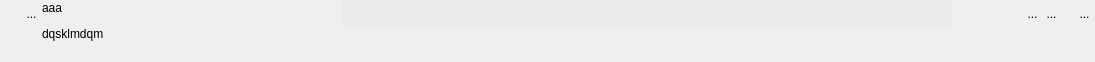
<?xml version="1.0" encoding="UTF-8"?>
<ui version="4.0">
 <class>WidgetSimpFichier</class>
 <widget class="QWidget" name="WidgetSimpFichier">
  <property name="geometry">
   <rect>
    <x>0</x>
    <y>0</y>
    <width>1095</width>
    <height>62</height>
   </rect>
  </property>
  <property name="sizePolicy">
   <sizepolicy hsizetype="Preferred" vsizetype="Minimum">
    <horstretch>0</horstretch>
    <verstretch>0</verstretch>
   </sizepolicy>
  </property>
  <property name="minimumSize">
   <size>
    <width>0</width>
    <height>0</height>
   </size>
  </property>
  <property name="windowTitle">
   <string>Form</string>
  </property>
  <layout class="QHBoxLayout" name="horizontalLayout_4">
   <property name="spacing">
    <number>0</number>
   </property>
   <property name="leftMargin">
    <number>0</number>
   </property>
   <property name="topMargin">
    <number>1</number>
   </property>
   <property name="rightMargin">
    <number>0</number>
   </property>
   <property name="bottomMargin">
    <number>1</number>
   </property>
   <item>
    <layout class="QVBoxLayout" name="verticalLayout">
     <item>
      <layout class="QHBoxLayout" name="horizontalLayout">
       <property name="spacing">
        <number>0</number>
       </property>
       <item>
        <spacer name="horizontalSpacer_3">
         <property name="orientation">
          <enum>Qt::Horizontal</enum>
         </property>
         <property name="sizeType">
          <enum>QSizePolicy::Fixed</enum>
         </property>
         <property name="sizeHint" stdset="0">
          <size>
           <width>21</width>
           <height>20</height>
          </size>
         </property>
        </spacer>
       </item>
       <item>
        <widget class="MonBoutonValide" name="RBValide">
         <property name="minimumSize">
          <size>
           <width>21</width>
           <height>25</height>
          </size>
         </property>
         <property name="maximumSize">
          <size>
           <width>21</width>
           <height>25</height>
          </size>
         </property>
         <property name="toolTip">
          <string>Affiche le rapport de validité du mot-clef</string>
         </property>
         <property name="styleSheet">
          <string notr="true">border : 0px</string>
         </property>
         <property name="text">
          <string>...</string>
         </property>
         <property name="icon">
          <iconset>
           <normaloff>../Editeur/icons/ast-green-ball.png</normaloff>../Editeur/icons/ast-green-ball.png</iconset>
         </property>
         <property name="iconSize">
          <size>
           <width>25</width>
           <height>25</height>
          </size>
         </property>
        </widget>
       </item>
      </layout>
     </item>
     <item>
      <spacer name="verticalSpacer">
       <property name="orientation">
        <enum>Qt::Vertical</enum>
       </property>
       <property name="sizeHint" stdset="0">
        <size>
         <width>20</width>
         <height>5</height>
        </size>
       </property>
      </spacer>
     </item>
    </layout>
   </item>
   <item>
    <widget class="MonLabelClic" name="label">
     <property name="sizePolicy">
      <sizepolicy hsizetype="Fixed" vsizetype="Preferred">
       <horstretch>0</horstretch>
       <verstretch>0</verstretch>
      </sizepolicy>
     </property>
     <property name="minimumSize">
      <size>
       <width>300</width>
       <height>25</height>
      </size>
     </property>
     <property name="maximumSize">
      <size>
       <width>178</width>
       <height>16777215</height>
      </size>
     </property>
     <property name="frameShape">
      <enum>QFrame::NoFrame</enum>
     </property>
     <property name="text">
      <string>&lt;html&gt;&lt;head/&gt;&lt;body&gt;&lt;p&gt;aaa&lt;/p&gt;&lt;p&gt;dqsklmdqm&lt;/p&gt;&lt;/body&gt;&lt;/html&gt;</string>
     </property>
     <property name="scaledContents">
      <bool>false</bool>
     </property>
     <property name="alignment">
      <set>Qt::AlignLeading|Qt::AlignLeft|Qt::AlignTop</set>
     </property>
    </widget>
   </item>
   <item>
    <layout class="QVBoxLayout" name="verticalLayout_2">
     <item>
      <layout class="QHBoxLayout" name="horizontalLayout_3">
       <item>
        <widget class="QLineEdit" name="lineEditVal">
         <property name="sizePolicy">
          <sizepolicy hsizetype="Preferred" vsizetype="Fixed">
           <horstretch>1</horstretch>
           <verstretch>0</verstretch>
          </sizepolicy>
         </property>
         <property name="minimumSize">
          <size>
           <width>0</width>
           <height>25</height>
          </size>
         </property>
         <property name="maximumSize">
          <size>
           <width>805</width>
           <height>16777215</height>
          </size>
         </property>
         <property name="styleSheet">
          <string notr="true">background:rgb(235,235,235);
border:0px;</string>
         </property>
        </widget>
       </item>
       <item>
        <spacer name="horizontalSpacer_2">
         <property name="orientation">
          <enum>Qt::Horizontal</enum>
         </property>
         <property name="sizeType">
          <enum>QSizePolicy::MinimumExpanding</enum>
         </property>
         <property name="sizeHint" stdset="0">
          <size>
           <width>71</width>
           <height>20</height>
          </size>
         </property>
        </spacer>
       </item>
       <item>
        <layout class="QHBoxLayout" name="horizontalLayout_2">
         <property name="spacing">
          <number>0</number>
         </property>
         <property name="sizeConstraint">
          <enum>QLayout::SetFixedSize</enum>
         </property>
         <item>
          <widget class="QToolButton" name="BFichier">
           <property name="sizePolicy">
            <sizepolicy hsizetype="Fixed" vsizetype="Fixed">
             <horstretch>0</horstretch>
             <verstretch>0</verstretch>
            </sizepolicy>
           </property>
           <property name="maximumSize">
            <size>
             <width>25</width>
             <height>25</height>
            </size>
           </property>
           <property name="toolTip">
            <string>affiche l'explorateur de fichier</string>
           </property>
           <property name="styleSheet">
            <string notr="true">border : 0px</string>
           </property>
           <property name="text">
            <string>...</string>
           </property>
           <property name="icon">
            <iconset theme="system-file-manager">
             <normaloff/>
            </iconset>
           </property>
           <property name="iconSize">
            <size>
             <width>25</width>
             <height>25</height>
            </size>
           </property>
          </widget>
         </item>
         <item>
          <widget class="QToolButton" name="BVisuFichier">
           <property name="maximumSize">
            <size>
             <width>25</width>
             <height>25</height>
            </size>
           </property>
           <property name="toolTip">
            <string>ouvre le fichier choisi</string>
           </property>
           <property name="styleSheet">
            <string notr="true">border:0px</string>
           </property>
           <property name="text">
            <string>...</string>
           </property>
           <property name="icon">
            <iconset>
             <normaloff>../Editeur/icons/visuFichier.png</normaloff>../Editeur/icons/visuFichier.png</iconset>
           </property>
           <property name="iconSize">
            <size>
             <width>25</width>
             <height>25</height>
            </size>
           </property>
          </widget>
         </item>
         <item>
          <spacer name="horizontalSpacer_4">
           <property name="orientation">
            <enum>Qt::Horizontal</enum>
           </property>
           <property name="sizeType">
            <enum>QSizePolicy::Fixed</enum>
           </property>
           <property name="sizeHint" stdset="0">
            <size>
             <width>13</width>
             <height>20</height>
            </size>
           </property>
          </spacer>
         </item>
         <item>
          <widget class="QToolButton" name="RBPoubelle">
           <property name="sizePolicy">
            <sizepolicy hsizetype="Fixed" vsizetype="Fixed">
             <horstretch>0</horstretch>
             <verstretch>0</verstretch>
            </sizepolicy>
           </property>
           <property name="minimumSize">
            <size>
             <width>21</width>
             <height>25</height>
            </size>
           </property>
           <property name="maximumSize">
            <size>
             <width>21</width>
             <height>25</height>
            </size>
           </property>
           <property name="toolTip">
            <string>Détruit le mot-clef</string>
           </property>
           <property name="styleSheet">
            <string notr="true">border : 0px</string>
           </property>
           <property name="text">
            <string>...</string>
           </property>
           <property name="icon">
            <iconset>
             <normaloff>../Editeur/icons/deleteRond.png</normaloff>../Editeur/icons/deleteRond.png</iconset>
           </property>
           <property name="iconSize">
            <size>
             <width>21</width>
             <height>25</height>
            </size>
           </property>
          </widget>
         </item>
        </layout>
       </item>
      </layout>
     </item>
     <item>
      <spacer name="verticalSpacer_2">
       <property name="orientation">
        <enum>Qt::Vertical</enum>
       </property>
       <property name="sizeType">
        <enum>QSizePolicy::Expanding</enum>
       </property>
       <property name="sizeHint" stdset="0">
        <size>
         <width>20</width>
         <height>5</height>
        </size>
       </property>
      </spacer>
     </item>
    </layout>
   </item>
  </layout>
 </widget>
 <customwidgets>
  <customwidget>
   <class>MonBoutonValide</class>
   <extends>QToolButton</extends>
   <header>InterfaceGUI.QT5.monBoutonValide.h</header>
  </customwidget>
  <customwidget>
   <class>MonLabelClic</class>
   <extends>QLabel</extends>
   <header>InterfaceGUI.QT5.monLabelClic.h</header>
  </customwidget>
 </customwidgets>
 <tabstops>
  <tabstop>lineEditVal</tabstop>
  <tabstop>BFichier</tabstop>
  <tabstop>BVisuFichier</tabstop>
  <tabstop>RBPoubelle</tabstop>
  <tabstop>RBValide</tabstop>
 </tabstops>
 <resources/>
 <connections/>
</ui>
